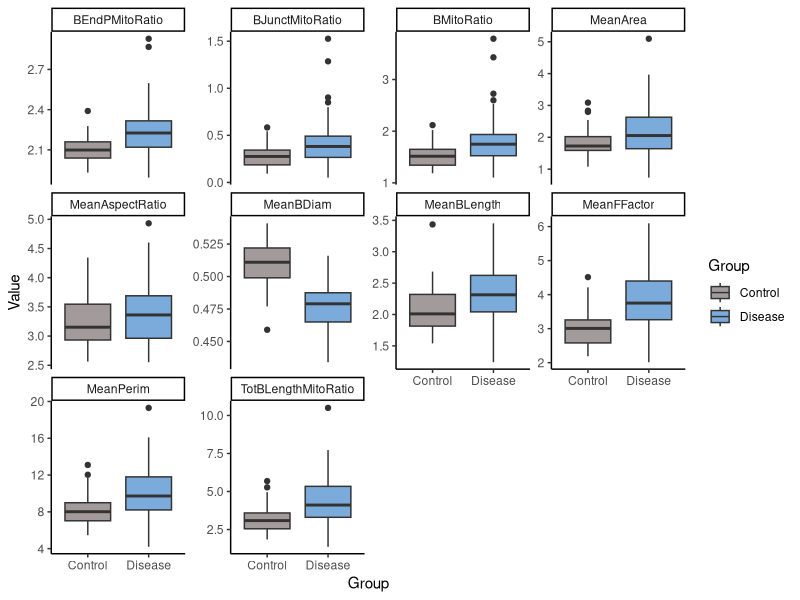
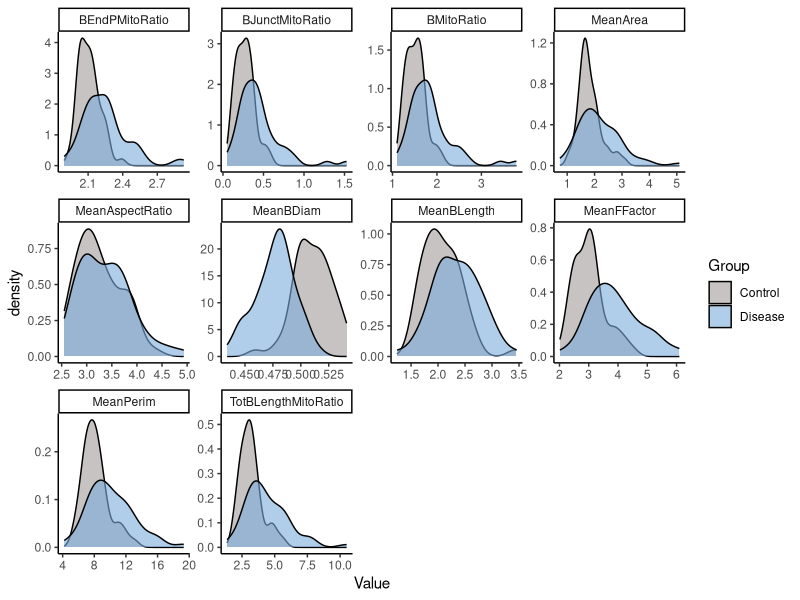
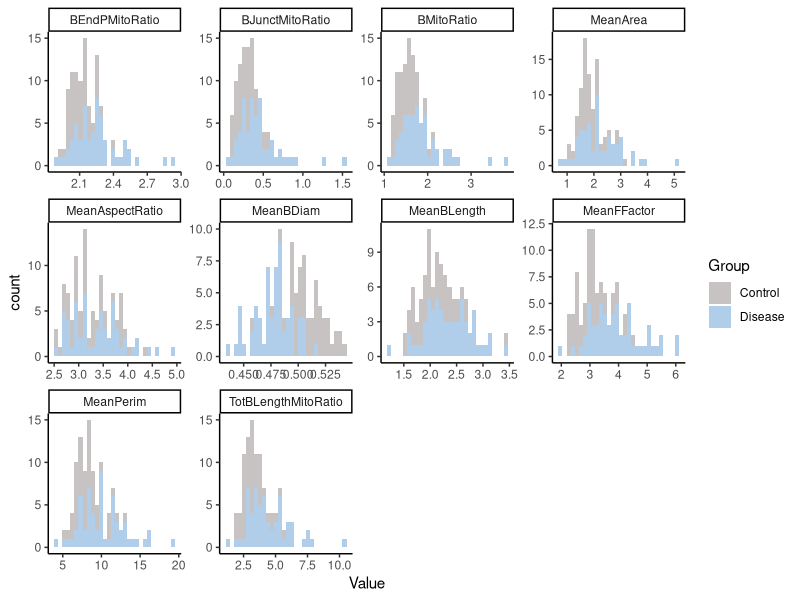
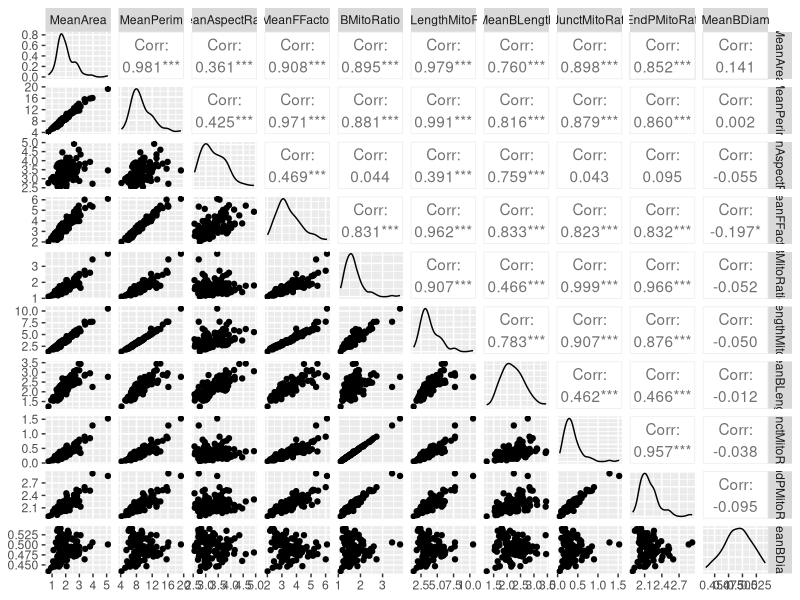
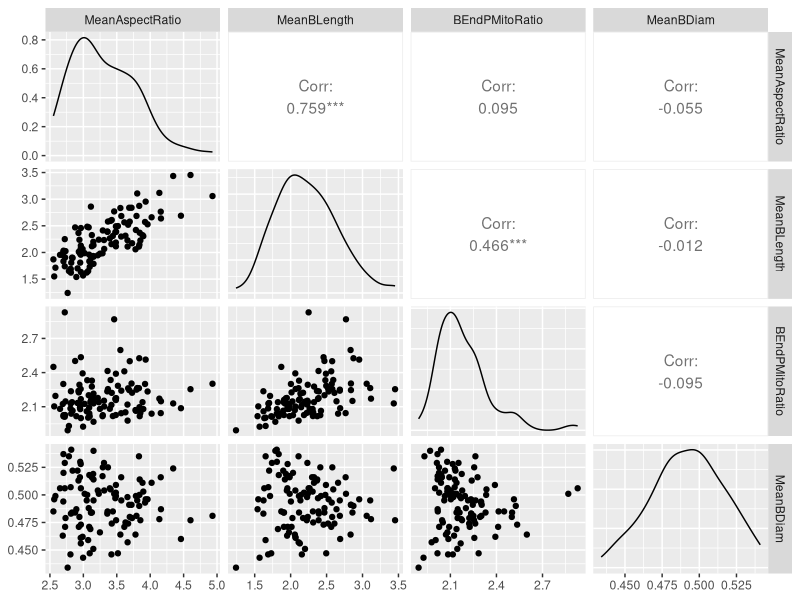
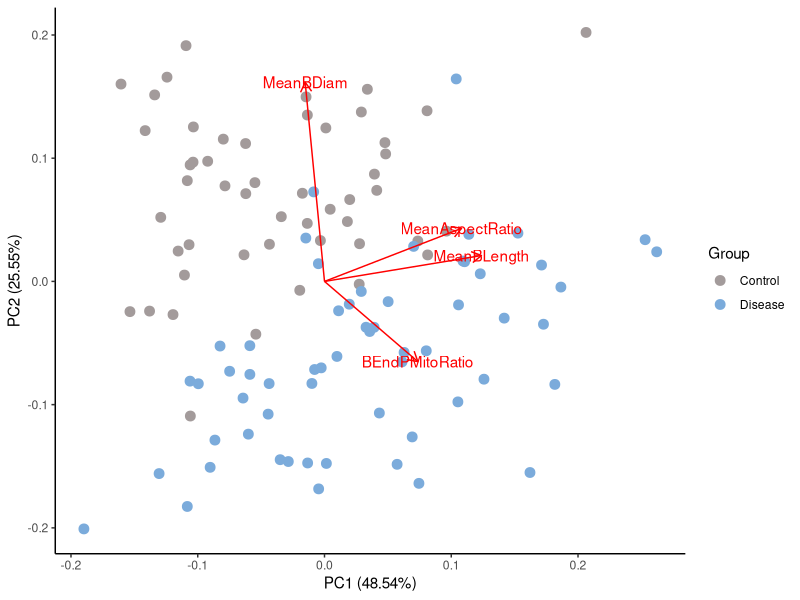
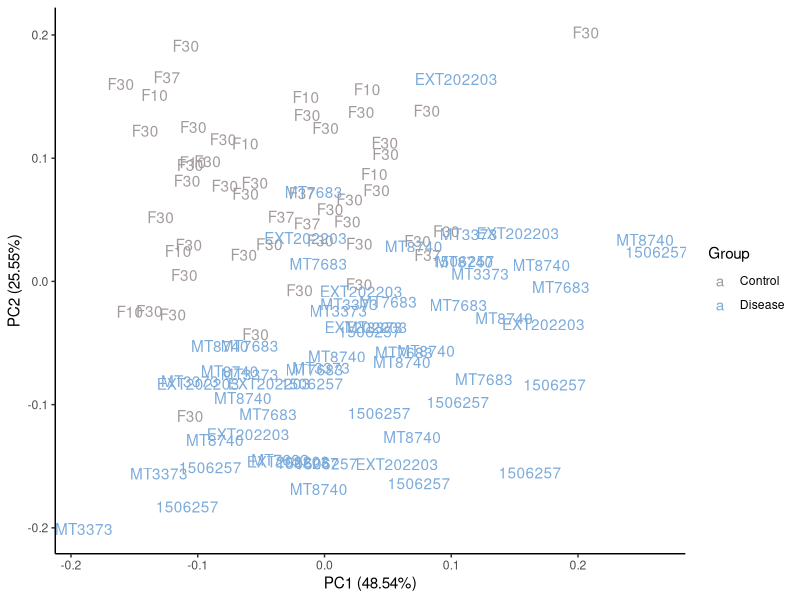

The R script that drew these images, in order: (Note: this script raises an error after producing the figures.)
## ---- chunk 1
library(here)
library(caret)
library(readxl)
library(ggfortify)
library(GGally)
library(glmnet)
library(Hmisc)
library(writexl)
library(tidyverse)
## ---- chunk 2
db <- read_excel(here("data/dataform.xlsx"))
db <- na.omit(db)

db$ID <- as.factor(db$ID) 
db$Group <- as.factor(db$Group) 
# db$Group <- relevel(db$Group, ref = "DNM1L")

#Removing redundant variables:

colnames(db)

db <- db %>%
  select(-c("MitoCount", "TotArea", "Bcount", "TotPerim", "TotBLength", "Bjunct", "BEndP"))

## ---- chunk 3
long_db <- db %>%
  pivot_longer(cols = -c(ID, Group), names_to = "Predictor", values_to = "Value")

long_db %>%
  ggplot(aes(x = Group, y = Value, fill = Group)) +
  geom_boxplot() +
  facet_wrap(~ Predictor, scales = "free_y") +
  scale_fill_manual(values = c("#a39b9b",  "#7babdb", "#f2de79")) +
  theme_classic()

long_db %>%
  ggplot(aes(x = Value, fill = Group)) +
  geom_density(alpha = 0.6) +
  facet_wrap(~ Predictor, scales = "free") +
  scale_fill_manual(values = c("#a39b9b",  "#7babdb", "#f2de79")) +
  theme_classic()

long_db %>%
  ggplot(aes(x = Value, fill = Group)) +
  geom_histogram(alpha = 0.6) +
  facet_wrap(~ Predictor, scales = "free") +
  scale_fill_manual(values = c("#a39b9b",  "#7babdb", "#f2de79")) +
  theme_classic()

# for (p in colnames(db[-c(1,2)])) {
#   df <- db[c("ID","Group",p)]
#   colnames(df) <- c("ID", "Group", "Predictor")
#   pl <- df %>%
#     ggplot(aes(sample = Predictor, color = Group)) +
#     geom_qq() +
#     geom_qq_line() +
#     scale_color_manual(values = c("#6996e3", "#dd5129")) +
#     theme_classic() +
#     ggtitle(p)
#   plot(pl)
# }

db %>%
  # filter(Group == "Control") %>%
  select(-c(ID, Group)) %>%
  # select(-c(ID, Group, MeanArea, MeanPerim, BMitoRatio, TotBLengthMitoRatio, MeanBLength, BJunctMitoRatio, BEndPMitoRatio)) %>%
  ggpairs() 

# db %>%
#   # filter(Group == "Control") %>%
#   select(c(MeanArea, MeanPerim, BMitoRatio, TotBLengthMitoRatio, MeanBLength, BJunctMitoRatio, BEndPMitoRatio)) %>%
#   ggpairs() 
## ---- chunk 4

red_vars <- redun(as.matrix(db[-c(1,2)]))

db_res <- db %>%
  select(c("ID", "Group", red_vars$In))

db_res %>%
  select(-c(ID, Group)) %>%
  ggpairs() 

pca_res <- prcomp(db_res[,-c(1,2)], scale. = TRUE)


autoplot(pca_res, data = db_res, color = "Group", size = 3, loadings = TRUE, loadings.label = TRUE) +
  theme_classic() + 
  scale_color_manual(values = c("#a39b9b",  "#7babdb", "#f2de79"))

autoplot(pca_res, data = db_res, color = "Group", label = TRUE, shape = FALSE, label.label = "ID") +
  theme_classic() + 
  scale_color_manual(values = c("#a39b9b",  "#7babdb", "#f2de79"))
  

## ---- chunk 5
set.seed(2024)

db_ml <- db_res 


trnIndex <- createDataPartition(db_ml$Group, p = 0.7, list = FALSE)

trn <- db_ml[trnIndex,]
tst <- db_ml[-trnIndex,]

trn[-c(1,2)] <- scale(log2(trn[-c(1,2)]))
tst[-c(1,2)] <- scale(log2(tst[-c(1,2)]))


## ---- chunk 6

set.seed(2024)

train_control <- trainControl(method="repeatedcv", number=10, repeats=3)

train_model <- function(dat, method, search_grid=NULL) {
  set.seed(2024)
  dat$Group <- relevel(dat$Group, ref = "DNM1L")
  mdl <- train(Group ~ .,
               data = dat[-1], 
               method = method,
               tuneGrid = search_grid,
               trControl = train_control,
               trace = FALSE)
  
  return(mdl)
}

make_bound_plot <- function(mod, dat, pcx = 1, pcy = 2, alg) {
  set.seed(2024)  # Ensure reproducibility in PCA transformation

  preproc <- preProcess(dat[-c(1,2)], method = c("pca"))
  pca_transformed <- predict(preproc, dat[-c(1,2)])
  pca_transformed <- data.frame(pca_transformed, Group = dat$Group)

  colnames(pca_transformed)[pcx] <- "X"
  colnames(pca_transformed)[pcy] <- "Y"

  # Create a grid of points in the PCA-transformed space
  x_min <- min(pca_transformed$X) - 1
  x_max <- max(pca_transformed$X) + 1
  y_min <- min(pca_transformed$Y) - 1
  y_max <- max(pca_transformed$Y) + 1

  # Generate grid points
  grid <- expand.grid(X = seq(x_min, x_max, length.out = 100),
                      Y = seq(y_min, y_max, length.out = 100))

  # Combine the grid with zeros for other components
  grid_full <- data.frame(matrix(0, nrow = nrow(grid), ncol = ncol(pca_transformed)-1))
  colnames(grid_full) <- colnames(pca_transformed)[-ncol(pca_transformed)]
  grid_full[, c(pcx, pcy)] <- grid

  # Inverse transform the grid to the original feature space
  inverse_pca <- function(pca_model, pca_data) {
    center <- pca_model$mean
    scale <- pca_model$std
    rotation <- pca_model$rotation
    
    # Calculate the original data matrix
    original_matrix <- as.matrix(pca_data) %*% t(rotation)
    
    # Re-scale and re-center
    original_matrix <- sweep(original_matrix, 2, scale, `*`)
    original_matrix <- sweep(original_matrix, 2, center, `+`)
    
    return(as.data.frame(original_matrix))
  }

  # Perform inverse PCA transformation on the grid
  grid_original <- inverse_pca(preproc, grid_full)
  colnames(grid_original) <- colnames(dat[-c(1,2)])

  # Predict on the original feature space
  grid_original$Group <- predict(mod, grid_original, type = "raw")
  grid_original$Group <- relevel(grid_original$Group, ref = "Control")

  # Plot the decision boundary
  ggplot() +
    geom_point(data = pca_transformed, aes(x = X, y = Y, color = Group), size = 2) +
    geom_tile(data = grid, aes(x = X, y = Y, fill = grid_original$Group), alpha = 0.3) +
    labs(title = paste(alg, "Decision Boundary on PCA-projected Data"),
         x = paste("Principal Component", pcx),
         y = paste("Principal Component", pcy)) +
    theme_minimal() +
    scale_color_manual(name = "Reference", labels = levels(pca_transformed$Group), values = c("#a39b9b",  "#67c7c5", "#f2de79")) +
    scale_fill_manual(name = "Prediction", labels = levels(pca_transformed$Group), values = c("#a39b9b",  "#67c7c5", "#f2de79"))
}


## ---- chunk 7

set.seed(2024)

search_grid <- expand.grid(
  decay = seq(0, 0.2, by = 0.01)
)


multi_model <- train_model(trn, "multinom", search_grid)

plot(multi_model)

varImp(multi_model)

pred_multi_model <- data.frame(Prediction = predict(multi_model, newx = as.matrix(trn[-c(1,2)]), type="raw"))

trn_class_res <- data.frame(ID = trn$ID, Prediction = pred_multi_model, Reference = trn$Group)

confusionMatrix(predict(multi_model), trn$Group, positive = "DNML1")


confint(multi_model$finalModel)


make_bound_plot(multi_model, trn, 1, 2, "Neural Network")
make_bound_plot(multi_model, trn, 1, 3, "Neural Network") #fix this, the boundaries make no sense, maybe just use pc 1 and 2 plot
make_bound_plot(multi_model, trn, 2, 3, "Neural Network")

## ---- chunk 8
set.seed(2024)

search_grid <- expand.grid(
  mtry = seq(1, 4, by = 1)
)

rf_model <- train_model(trn, "rf", search_grid)

confusionMatrix(predict(rf_model), trn$Group, positive = "DNML1")
plot(rf_model)


varImp(rf_model)


make_bound_plot(rf_model,trn, 1, 2, "Random Forest")
make_bound_plot(rf_model,trn, 1, 3, "Random Forest")
make_bound_plot(rf_model,trn, 2, 3, "Random Forest")
## ---- chunk 9
set.seed(2024)

search_grid <- expand.grid(C = seq(0.01, 2, length = 20))

# Preprocess with PCA and train SVM model
svm_model <- train_model(trn, "svmLinear", search_grid = search_grid)



pred_svm <- predict(svm_model, as.matrix(trn[-c(1,2)]), type = "raw")

confusionMatrix(pred_svm, trn$Group, positive = "DNM1L")

make_bound_plot(svm_model, trn, 1,2, "SVM")
make_bound_plot(svm_model, trn, 1,3, "SVM")
make_bound_plot(svm_model, trn, 2,3, "SVM")

## ---- chunk 10
set.seed(2024)

model_list <- list(Neural = multi_model, SVM = svm_model, RF = rf_model)

res <- resamples(model_list)

sumres <- summary(res)


as.table(sumres$statistics$Accuracy)
as.table(sumres$statistics$Kappa)

# write_xlsx()

tst$Group <- relevel(tst$Group, ref = "DNM1L")

pred_tst <- predict(svm_model, tst[-c(1,2)], type = "raw")
final_cnfmat <- confusionMatrix(pred_tst, tst$Group, positive = "DNM1L")

tblmat <- as.table(final_cnfmat$table)
tblbyclass <- data.frame(final_cnfmat$byClass)

write_xlsx(tblbyclass, here("tables/per_class.xlsx"))

tst$Group <- relevel(tst$Group, ref = "Control")

final_cnfmat
make_bound_plot(svm_model, tst,1,2, "SVM")

ggsave(here("plots/des_boun.jpeg"))

make_bound_plot(svm_model, tst, 1,3, "SVM")
make_bound_plot(svm_model, tst ,2,3, "SVM")
